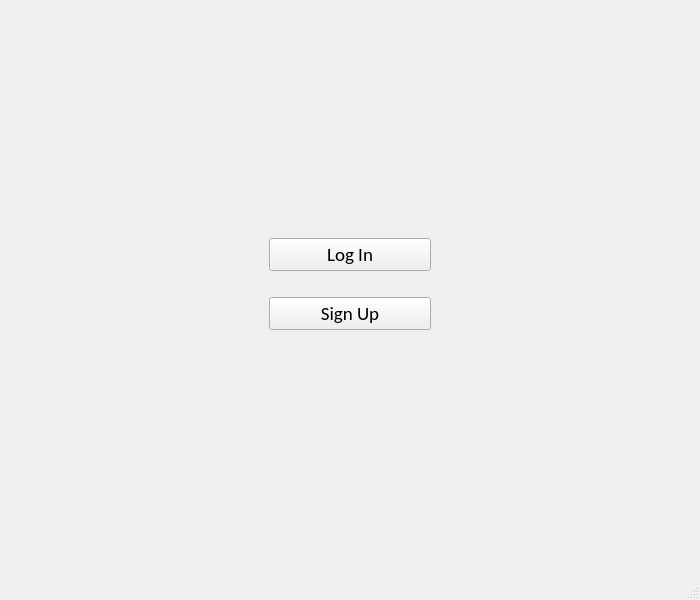
<?xml version="1.0" encoding="UTF-8"?>
<ui version="4.0">
 <class>MainWindow</class>
 <widget class="QMainWindow" name="MainWindow">
  <property name="geometry">
   <rect>
    <x>0</x>
    <y>0</y>
    <width>700</width>
    <height>600</height>
   </rect>
  </property>
  <property name="windowTitle">
   <string>Password Manager</string>
  </property>
  <property name="documentMode">
   <bool>false</bool>
  </property>
  <widget class="QWidget" name="centralwidget">
   <layout class="QVBoxLayout" name="verticalLayout_2">
    <item>
     <spacer name="verticalSpacer_2">
      <property name="orientation">
       <enum>Qt::Vertical</enum>
      </property>
      <property name="sizeType">
       <enum>QSizePolicy::Expanding</enum>
      </property>
      <property name="sizeHint" stdset="0">
       <size>
        <width>20</width>
        <height>190</height>
       </size>
      </property>
     </spacer>
    </item>
    <item alignment="Qt::AlignHCenter">
     <widget class="QFrame" name="initialFrame">
      <property name="minimumSize">
       <size>
        <width>180</width>
        <height>150</height>
       </size>
      </property>
      <property name="maximumSize">
       <size>
        <width>200</width>
        <height>100</height>
       </size>
      </property>
      <property name="font">
       <font>
        <family>Carlito</family>
        <pointsize>14</pointsize>
        <bold>false</bold>
       </font>
      </property>
      <property name="frameShape">
       <enum>QFrame::NoFrame</enum>
      </property>
      <property name="frameShadow">
       <enum>QFrame::Raised</enum>
      </property>
      <layout class="QVBoxLayout" name="verticalLayout">
       <item>
        <widget class="QPushButton" name="loginButton">
         <property name="maximumSize">
          <size>
           <width>200</width>
           <height>33</height>
          </size>
         </property>
         <property name="statusTip">
          <string>Log In</string>
         </property>
         <property name="text">
          <string>Log In</string>
         </property>
        </widget>
       </item>
       <item>
        <widget class="QPushButton" name="signUpButton">
         <property name="maximumSize">
          <size>
           <width>200</width>
           <height>33</height>
          </size>
         </property>
         <property name="statusTip">
          <string>Sign Up</string>
         </property>
         <property name="text">
          <string>Sign Up</string>
         </property>
        </widget>
       </item>
      </layout>
     </widget>
    </item>
    <item>
     <spacer name="verticalSpacer">
      <property name="orientation">
       <enum>Qt::Vertical</enum>
      </property>
      <property name="sizeHint" stdset="0">
       <size>
        <width>20</width>
        <height>250</height>
       </size>
      </property>
     </spacer>
    </item>
   </layout>
  </widget>
  <widget class="QStatusBar" name="statusbar"/>
 </widget>
 <tabstops>
  <tabstop>loginButton</tabstop>
  <tabstop>signUpButton</tabstop>
 </tabstops>
 <resources/>
 <connections/>
</ui>
